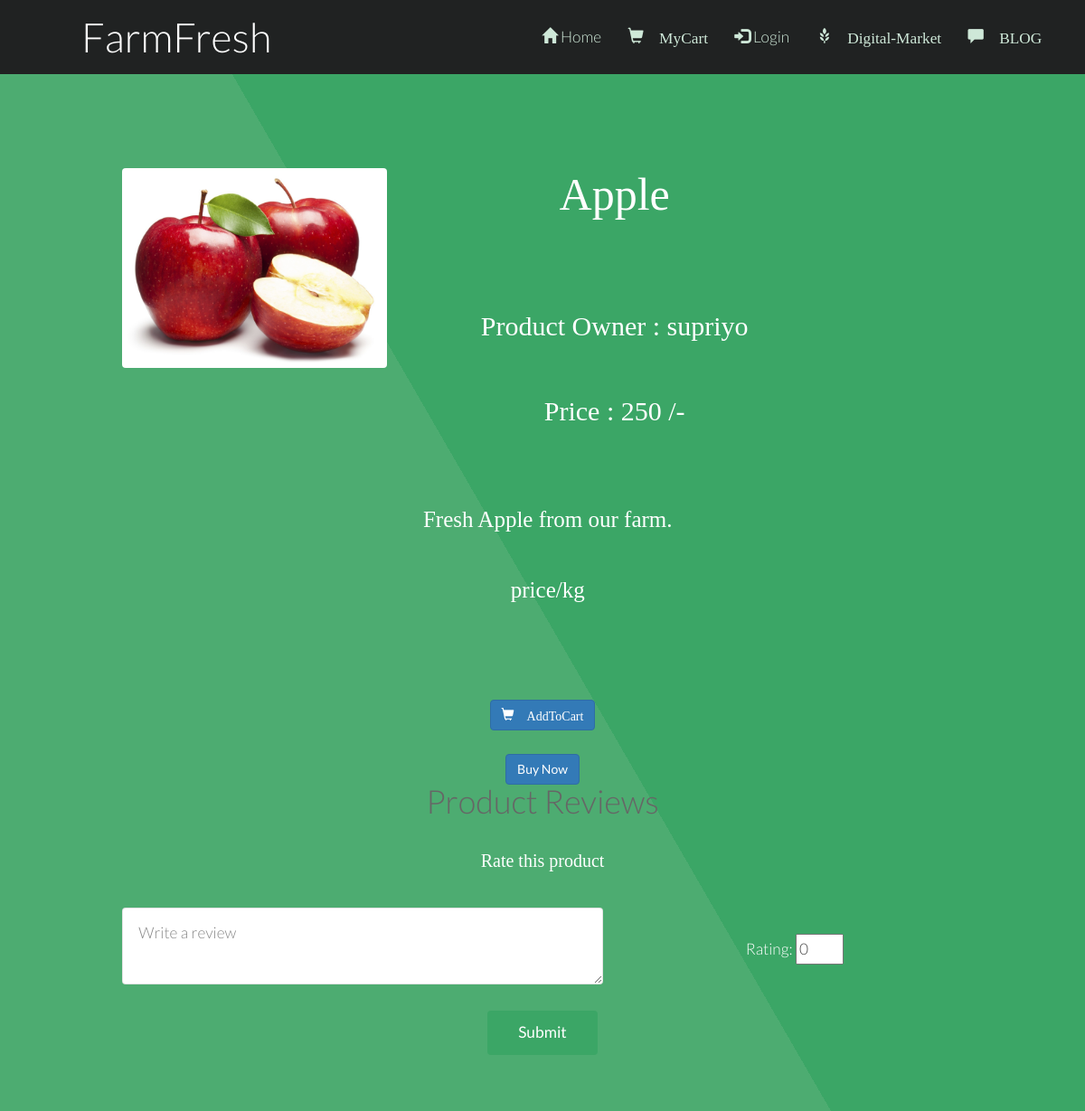
Screenshot of /review.php?pid=38 with the database file from the repository.
### tables this page shows
CREATE TABLE `fproduct` (
  `fid` int(255) NOT NULL,
  `pid` int(255) NOT NULL,
  `product` varchar(255) NOT NULL,
  `pcat` varchar(255) NOT NULL,
  `pinfo` varchar(255) NOT NULL,
  `price` float NOT NULL,
  `pimage` varchar(255) NOT NULL DEFAULT 'blank.png',
  `picStatus` int(10) NOT NULL DEFAULT 0
);

CREATE TABLE `farmer` (
  `fid` int(255) NOT NULL,
  `fname` varchar(255) NOT NULL,
  `fusername` varchar(255) NOT NULL,
  `fpassword` varchar(255) NOT NULL,
  `fhash` varchar(255) NOT NULL,
  `femail` varchar(255) NOT NULL,
  `fmobile` varchar(255) NOT NULL,
  `faddress` text NOT NULL,
  `factive` int(255) NOT NULL DEFAULT 0,
  `frating` int(11) NOT NULL DEFAULT 0,
  `picExt` varchar(255) NOT NULL DEFAULT 'png',
  `picStatus` int(10) NOT NULL DEFAULT 0
);

### review.php (the view, shortened to what this page needs)
<?php
	require 'db.php';
	$pid = $_GET['pid'];
?>
<!DOCTYPE html>
<html>
<head>
		<link href="bootstrap\css\bootstrap.min.css" rel="stylesheet">
		<link rel="stylesheet" href="Blog/commentBox.css" />
</head>
<body>
				<?php
					require 'menu.php';
					$sql="SELECT * FROM fproduct WHERE pid = '$pid'";
					$result = mysqli_query($conn, $sql);
					$row = mysqli_fetch_assoc($result);
					$fid = $row['fid'];
					$sql = "SELECT * FROM farmer WHERE fid = '$fid'";
					$result = mysqli_query($conn, $sql);
					$frow = mysqli_fetch_assoc($result);
					$picDestination = "images/productImages/".$row['pimage'];
					?>
				<section id="main" class="wrapper style1 align-center">
						<div class="container">
							<div class="row">
								<div class="col-sm-4">
									<img class="image fit" src="<?php echo $picDestination.'';?>" alt="" />
								</div>
								<div class="col-12 col-sm-6">
									<p style="font: 50px Times new roman;"><?= $row['product']; ?></p>
									<p style="font: 30px Times new roman;">Product Owner : <?= $frow['fname']; ?></p>
									<p style="font: 30px Times new roman;">Price : <?= $row['price'].' /-'; ?></p>
								</div>
							</div><br />
							<div class="row">
								<div class="col-12 col-sm-12" style="font: 25px Times new roman;">
									<?= $row['pinfo']; ?>
								</div>
							</div>
						</div>
						<br /><br />
						<div class="12u$">
                            <center>
                                <div class="row uniform">
                                    <div class="6u 12u$(large)">
                                        <a href="myCart.php?flag=1&pid=<?= $pid; ?>" class="btn btn-primary" style="text-decoration: none;"><span class="glyphicon glyphicon-shopping-cart"> AddToCart</a>
                                    </div>
                                    <div class="6u 12u$(large)">
                                        <a href="buyNow.php?pid=<?= $pid; ?>" class="btn btn-primary" style="text-decoration: none;">Buy Now</a>
                                    </div>
                                </div>
                            </center>
                        </div>
					<div class="container">
						<h1>Product Reviews</h1>
					<div class="row">
						<div class="col-0 col-sm-3"></div>
						<div class="col-12 col-sm-6">
					</div>
				</div>
			</div>
			<div class="container">
				<p style="font: 20px Times new roman; align: left;">Rate this product</p>
				<form method="POST" action="reviewInput.php?pid=<?= $pid; ?>">
					<div class="row">
						<div class="col-sm-7">
							<textarea style="background-color:white;color: black;" cols="5" name="comment" placeholder="Write a review"></textarea>
						</div>
						<div class="col-sm-5">
							<br />
							Rating: <input type="number" min="0" max="10" name="rating" value="0"/>
						</div>
					</div>
					<div class="row">
						<div class="col-sm-12">
							<br />
							<input type="submit" />
						</div>
					</div>
				</form>
			</div>
	</body>
	</html>

### css/style.css (style rules this page uses)
body { background: #fff; }
body, input, select, textarea { color: #444; font-family: "Lato", Helvetica, sans-serif; font-size: 15pt; font-weight: 300; line-height: 1.65em; }
a { color: #4dac71; text-decoration: underline; }
p { margin: 0 0 2em 0; }
h1, h2, h3, h4, h5, h6 { color: #666; font-weight: 300; line-height: 1em; margin: 0 0 1em 0; }
.align-center { text-align: center; }
form { margin: 0 0 2em 0; }
input[type="text"], input[type="password"], input[type="email"], select, textarea { -moz-appearance: none; -webkit-appearance: none; -o-appearance: none; -ms-appearance: none; appearance: none; background: rgba(144, 144, 144, 0.075); border-radius: 4px; border: none; border: solid 1px rgba(144, 144, 144, 0.25); color: inherit; display: block; outline: 0; padding: 0 1em; text-decoration: none; width: 100%; }
textarea { padding: 0.75em 1em; }
.image { border-radius: 4px; border: 0; display: inline-block; position: relative; }
.image.fit { display: block; margin: 0 0 2em 0; width: 100%; }
input[type="submit"], input[type="reset"], input[type="button"], .button { -moz-appearance: none; -webkit-appearance: none; -o-appearance: none; -ms-appearance: none; appearance: none; -moz-transition: background-color 0.2s ease-in-out, color 0.2s ease-in-out; -webkit-transition: background-color 0.2s ease-in-out, color 0.2s ease-in-out; -o-transition: background-color 0.2s ease-in-out, color 0.2s ease-in-out; -ms-transition: background-color 0.2s ease-in-out, color 0.2s ease-in-out; transition: background-color 0.2s ease-in-out, color 0.2s ease-in-out; background-color: #3ba666; border-radius: 4px; border: 0; color: #ffffff !important; cursor: pointer; display: inline-block; font-weight: 400; height: 2.85em; line-height: 2.8em; padding: 0 2em; text-align: center; text-decoration: none; white-space: nowrap; }
.wrapper { padding: 6em 0em 4em; }
.wrapper.style1 { background-color: #3ba666; -moz-background-image: linear-gradient(60deg, #4dac71 50%, #3ba666 50%); -webkit-background-image: linear-gradient(60deg, #4dac71 50%, #3ba666 50%); -o-background-image: linear-gradient(60deg, #4dac71 50%, #3ba666 50%); -ms-background-image: linear-gradient(60deg, #4dac71 50%, #3ba666 50%); background-image: linear-gradient(60deg, #4dac71 50%, #3ba666 50%); color: #ffffff; }

### css/style-xlarge.css (style rules this page uses)
body, input, select, textarea { font-size: 13pt; }

### css/style-large.css (style rules this page uses)
body, input, select, textarea { font-size: 13pt; }

### rows the page displays
fproduct: pimage (picture), product "Apple", price "250", pinfo "Fresh Apple from our farm. price/kg"
farmer: fname "supriyo"

### other values shown
$loginProfile "Login"
